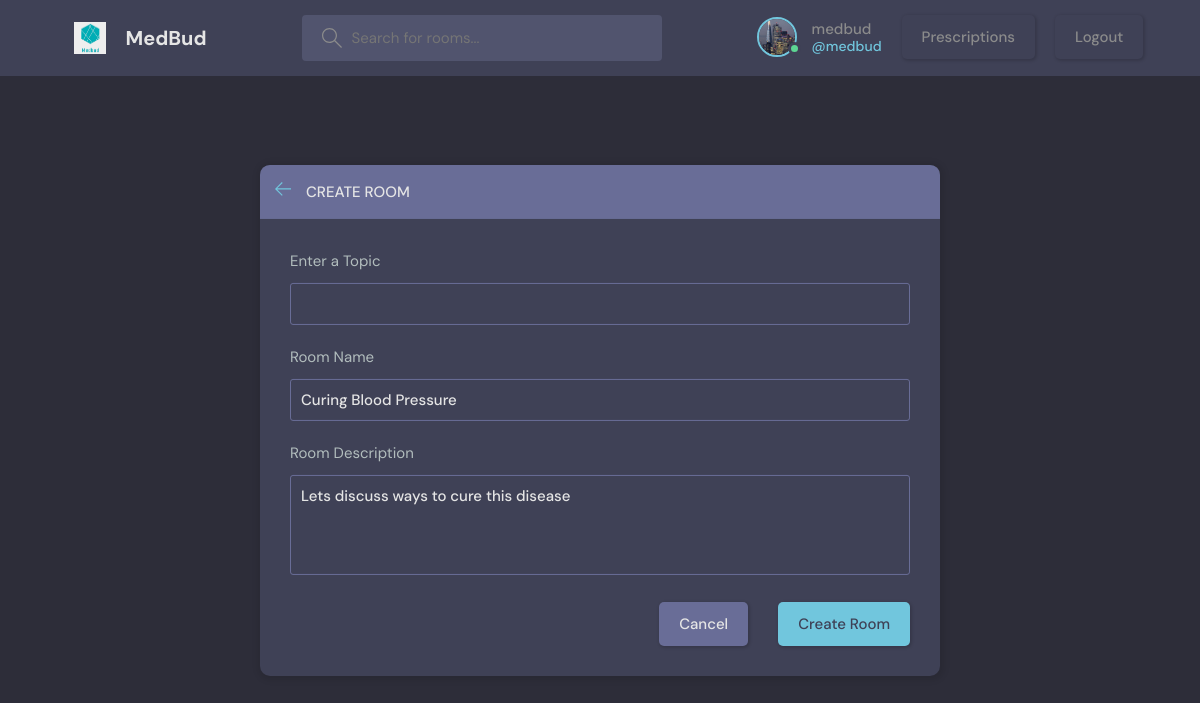
The app's page /update-room/6/ (signed in) with its own data.
### base/models.py (models this page shows, shortened)
class Imagine(models.Model):
    user = models.OneToOneField(User,null=True,on_delete=models.CASCADE)
    imge = models.ImageField(null=True, default="avatar.svg")

class Room(models.Model):
    host = models.ForeignKey(User, on_delete=models.SET_NULL, null=True)
    topic = models.ForeignKey(Topic, on_delete=models.SET_NULL, null=True)
    name = models.CharField(max_length=200)
    description = models.TextField(null=True, blank=True)
    participants = models.ManyToManyField(
        User, related_name='participants', blank=True)
    updated = models.DateTimeField(auto_now=True)
    created = models.DateTimeField(auto_now_add=True)
    class Meta:
        ordering = ['-updated', '-created']

### base/views.py (the view, shortened to what this page needs)
# urls.py: path('update-room/<str:pk>/',views.updateRoom,name="update-room"),
@login_required(login_url='login')
def updateRoom(request,pk):
    if Room.objects.filter(id=pk).exists()==False:
        return HttpResponse('Room does not exist')
    room=Room.objects.get(id=pk)
    topics=Topic.objects.all()
    form=RoomForm(instance=room)
    context={'form':form,'topics':topics}
    return render(request,'base/room_form.html',context)

### base/forms.py
class RoomForm(ModelForm):
    class Meta:
        model = Room
        fields = '__all__'
        exclude = ['host','participants']

### base/templates/base/room_form.html (shortened to what this page needs)
{% extends 'main.html' %}
{% block content %}
  <main class="create-room layout">
    <div class="container">
      <div class="layout__box">
        <div class="layout__boxHeader">
          <div class="layout__boxTitle">
            <a href="{% url 'home' %}">
              <svg version="1.1" xmlns="http://www.w3.org/2000/svg" width="32" height="32" viewBox="0 0 32 32">
                <title>arrow-left</title>
                <path
                  d="M13.723 2.286l-13.723 13.714 13.719 13.714 1.616-1.611-10.96-10.96h27.625v-2.286h-27.625l10.965-10.965-1.616-1.607z">
                </path>
              </svg>
            </a>
            <h3>Create Room</h3>
          </div>
        </div>
        <div class="layout__body">
          <form class="form" action="" method="POST">
            <div class="form__group">
              <label for="room_topic">Enter a Topic</label>
              <input required type="text" name="topic" value="{{room.topic.name}}"" list="topic-list"/>
            </div>
            <div class="form__group">
              <label for="room_name">Room Name</label>
              {{form.name}}
            </div>
            <div class="form__group">
              <label for="room_description">Room Description</label>
              {{form.description}}
            </div>
            <div class="form__action">
              <a class="btn btn--dark" href="{% url 'home' %}">Cancel</a>
              <button class="btn btn--main" type="submit">Create Room</button>
            </div>
          </form>
        </div>
      </div>
    </div>
  </main>
{% endblock %}

### templates/navbar.html (shortened to what this page needs)
{% load static %}
<head>
</head>
<header class="header header--loggedIn">
    <div class="container">
        <a href="{% url 'home' %}" class="header__logo">
            <img src="{% static 'images/logo.png' %}" />
            <h1>MedBud</h1>
        </a>
        <form class="header__search" method="GET" action="{% url 'home' %}">
            <label>
                <input name="q" placeholder="Search for rooms..." />
            </label>
        </form>
        <nav class="header__menu">
            {% if request.user.is_authenticated %}
            <div class="header__user">
                <a href="{% url 'profile' request.user.id %}">
                    <div class="avatar avatar--medium active">
                        <img src="{{request.user.imagine.imge.url}}" />
                    </div>
                    <p>{{request.user.username}} <span>@{{request.user.username}}</span></p>
                </a>
                <a href="{% url 'prescriptions' %}" class="btn btn-info">
                    Prescriptions</a>
                <a href="{% url 'logout' %}" class="btn btn-info">
                    Logout</a>
            </div>
            {% else %}
            <a href="{% url 'login' %}">
                    <img src="{% static 'images/avatar.svg' %}" />
                        <p>Login</p>
                </a>
            {% endif %}
        </nav>
    </div>
</header>

### static/styles/style.css (style rules this page uses)
:root { --color-main: #71c6dd; --color-main-light: #e1f6fb; --color-dark: #3f4156; --color-dark-medium: #51546e; --color-dark-light: #696d97; --color-light: #e5e5e5; --color-gray: #8b8b8b; --color-light-gray: #b2bdbd; --color-bg: #2d2d39; --color-success: #5dd693; --color-error: #fc4b0b; }
* { font-family: "DM Sans", -apple-system, BlinkMacSystemFont, "Segoe UI", Roboto, Oxygen, Ubuntu, Cantarell, "Open Sans", "Helvetica Neue", sans-serif; margin: 0; padding: 0; box-sizing: border-box; text-rendering: optimizeLegibility; font-size: inherit; }
html { font-size: 56.25%; }
@media only screen and (min-width: 1200px) { html { font-size: 62.5%; } }
body { line-height: 1.6; font-weight: 400; font-size: 1.5rem; color: var(--color-light-gray); background-color: var(--color-bg); min-height: 100vh; }
img { width: 100%; }
a { display: inline-block; color: var(--color-main); text-decoration: none; }
.container { max-width: 120rem; width: 90%; margin: auto; }
.btn { background-color: transparent; border: none; display: inline-flex; align-items: center; gap: 1rem; cursor: pointer; transition: all ease-in-out 0.3s; padding: 1rem 2rem; border-radius: 5px; box-shadow: 1px 1px 3px 1px rgba(0, 0, 0, 0.15); font-weight: 500; }
.btn--main { background-color: var(--color-main); color: var(--color-dark); }
.btn--dark { background-color: var(--color-dark-light); color: var(--color-light); }
.avatar { position: relative; display: inline-block; border-radius: 50%; border: 2px solid var(--color-main); }
.avatar img { display: block; border-radius: 50%; object-fit: cover; object-position: center; }
.avatar::after { content: ""; display: block; position: absolute; background-color: var(--color-gray); z-index: 111; border-radius: 50%; border: 0.3rem solid var(--color-dark); }
.avatar.active::after { background-color: var(--color-success); }
.avatar.avatar--medium img { width: 3.6rem; height: 3.6rem; border-radius: 50%; }
.avatar.avatar--medium:after { width: 0.7rem; height: 0.7rem; bottom: 0px; right: -6px; }
.header { padding: 1.5rem; background-color: var(--color-dark); }
.header > .container { display: flex; gap: 9.5rem; }
.header__logo, .header__user { display: flex; gap: 2rem; align-items: center; }
.header__logo > img { height: 3.2rem; width: 3.2rem; }
.header__logo > h1 { font-weight: 700; font-size: 2rem; color: var(--color-light); }
.header__search > label { background-color: var(--color-dark-medium); padding: 1.3rem 1rem; display: flex; align-items: center; gap: 1rem; border-radius: 4px; }
.header__search svg { fill: var(--color-gray); width: 2rem; height: 2rem; margin-left: 1rem; }
.header__search input { width: 30rem; background: transparent; border: none; outline: none; color: var(--color-light); }
.header__menu { margin-left: auto; position: relative; }
.header__menu a { display: flex; gap: 1.5rem; align-items: center; font-weight: 500; text-decoration: none; color: var(--color-gray); }
.header__menu img { height: 3.6rem; }
.header__menu p { line-height: 1.2; }
.header__menu span { color: var(--color-main); font-weight: 500; font-size: 1.4rem; display: block; }
.layout { margin-top: 2.4rem; }
.layout > .container { display: flex; justify-content: space-between; align-items: flex-start; }
.layout__box { width: 90%; max-width: 48rem; min-height: 40rem; position: absolute; top: 50%; left: 50%; transform: translate(-50%, -46%); background-color: var(--color-dark); border-radius: 1rem; box-shadow: 1px 1px 6px 3px rgba(0, 0, 0, 0.1); overflow: hidden; }
.layout__boxHeader { display: flex; padding: 1.5rem; background-color: var(--color-dark-light); }
.layout__boxTitle { display: flex; gap: 1.5rem; align-items: center; }
.layout__boxTitle h3 { text-transform: uppercase; font-weight: 500; color: var(--color-light); }
.layout__boxTitle svg { width: 1.6rem; height: 1.6rem; fill: var(--color-main); }
.layout__body { margin: 3rem; }
.form__group { margin-bottom: 2rem; width: 100%; }
.form__group label { display: block; font-size: 1.5rem; margin-bottom: 1rem; }
.form__group input, .form__group textarea, .form__group select { background: transparent; border: 1px solid var(--color-dark-light); padding: 1rem; border-radius: 3px; width: 100%; color: var(--color-light); font-weight: 500; outline: none; }
.form__group textarea { background: transparent; height: 10rem; resize: none; }
.form__action { display: flex; justify-content: flex-end; gap: 3rem; }
.create-room.layout .layout__box { max-width: 68rem; }

### records on screen
Room: name "Curing Blood Pressure", description "Lets discuss ways to cure this disease"

### other values on screen
{{ request.user.username }} "medbud"
